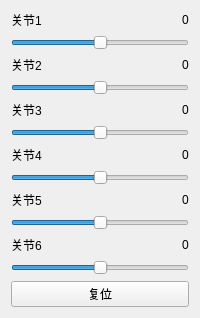
           <widget class="QWidget" name="tab">
            <attribute name="title">
             <string>运动控制</string>
            </attribute>
            <layout class="QVBoxLayout" name="verticalLayout">
             <item>
              <layout class="QHBoxLayout" name="horizontalLayout_2">
               <item>
                <widget class="QLabel" name="label">
                 <property name="text">
                  <string>关节1</string>
                 </property>
                </widget>
               </item>
               <item alignment="Qt::AlignRight">
                <widget class="QLabel" name="label_joint1">
                 <property name="text">
                  <string>0</string>
                 </property>
                </widget>
               </item>
              </layout>
             </item>
             <item>
              <widget class="QSlider" name="slider1">
               <property name="minimum">
                <number>-180</number>
               </property>
               <property name="maximum">
                <number>180</number>
               </property>
               <property name="value">
                <number>0</number>
               </property>
               <property name="orientation">
                <enum>Qt::Horizontal</enum>
               </property>
              </widget>
             </item>
             <item>
              <layout class="QHBoxLayout" name="horizontalLayout_3">
               <item>
                <widget class="QLabel" name="label_2">
                 <property name="text">
                  <string>关节2</string>
                 </property>
                </widget>
               </item>
               <item alignment="Qt::AlignRight">
                <widget class="QLabel" name="label_joint2">
                 <property name="text">
                  <string>0</string>
                 </property>
                </widget>
               </item>
              </layout>
             </item>
             <item>
              <widget class="QSlider" name="slider2">
               <property name="minimum">
                <number>-180</number>
               </property>
               <property name="maximum">
                <number>180</number>
               </property>
               <property name="value">
                <number>0</number>
               </property>
               <property name="orientation">
                <enum>Qt::Horizontal</enum>
               </property>
              </widget>
             </item>
             <item>
              <layout class="QHBoxLayout" name="horizontalLayout_4">
               <item>
                <widget class="QLabel" name="label_3">
                 <property name="text">
                  <string>关节3</string>
                 </property>
                </widget>
               </item>
               <item alignment="Qt::AlignRight">
                <widget class="QLabel" name="label_joint3">
                 <property name="text">
                  <string>0</string>
                 </property>
                </widget>
               </item>
              </layout>
             </item>
             <item>
              <widget class="QSlider" name="slider3">
               <property name="minimum">
                <number>-180</number>
               </property>
               <property name="maximum">
                <number>180</number>
               </property>
               <property name="value">
                <number>0</number>
               </property>
               <property name="orientation">
                <enum>Qt::Horizontal</enum>
               </property>
              </widget>
             </item>
             <item>
              <layout class="QHBoxLayout" name="horizontalLayout_5">
               <item>
                <widget class="QLabel" name="label_4">
                 <property name="text">
                  <string>关节4</string>
                 </property>
                </widget>
               </item>
               <item alignment="Qt::AlignRight">
                <widget class="QLabel" name="label_joint4">
                 <property name="text">
                  <string>0</string>
                 </property>
                </widget>
               </item>
              </layout>
             </item>
             <item>
              <widget class="QSlider" name="slider4">
               <property name="minimum">
                <number>-180</number>
               </property>
               <property name="maximum">
                <number>180</number>
               </property>
               <property name="orientation">
                <enum>Qt::Horizontal</enum>
               </property>
              </widget>
             </item>
             <item>
              <layout class="QHBoxLayout" name="horizontalLayout_6">
               <item>
                <widget class="QLabel" name="label_5">
                 <property name="text">
                  <string>关节5</string>
                 </property>
                </widget>
               </item>
               <item alignment="Qt::AlignRight">
                <widget class="QLabel" name="label_joint5">
                 <property name="text">
                  <string>0</string>
                 </property>
                </widget>
               </item>
              </layout>
             </item>
             <item>
              <widget class="QSlider" name="slider5">
               <property name="minimum">
                <number>-180</number>
               </property>
               <property name="maximum">
                <number>180</number>
               </property>
               <property name="orientation">
                <enum>Qt::Horizontal</enum>
               </property>
              </widget>
             </item>
             <item>
              <layout class="QHBoxLayout" name="horizontalLayout_7">
               <item>
                <widget class="QLabel" name="label_6">
                 <property name="text">
                  <string>关节6</string>
                 </property>
                </widget>
               </item>
               <item alignment="Qt::AlignRight">
                <widget class="QLabel" name="label_joint6">
                 <property name="text">
                  <string>0</string>
                 </property>
                </widget>
               </item>
              </layout>
             </item>
             <item>
              <widget class="QSlider" name="slider6">
               <property name="minimum">
                <number>-180</number>
               </property>
               <property name="maximum">
                <number>180</number>
               </property>
               <property name="orientation">
                <enum>Qt::Horizontal</enum>
               </property>
              </widget>
             </item>
             <item>
              <widget class="QPushButton" name="btn_reset">
               <property name="text">
                <string>复位</string>
               </property>
              </widget>
             </item>
            </layout>
           </widget>
